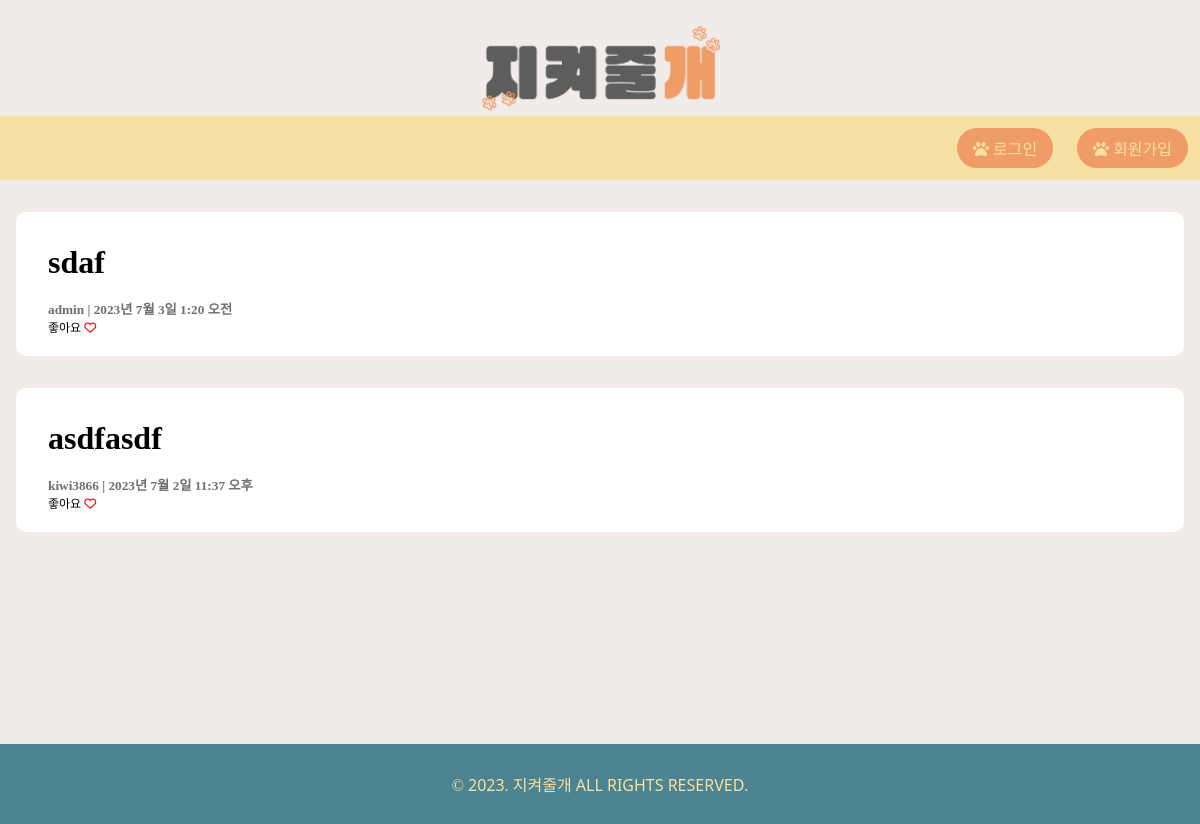
The page / on the database its author committed.
### myapp/models.py (models this page shows, shortened)
class Post(models.Model):
    title = models.CharField(max_length=70)             # 제목 (최대 길이 70자)
    content = models.TextField(blank=True)  # 본문 내용
    datetime = models.DateTimeField(auto_now_add=True)  # 현재 시간 자동저장
    image = models.ImageField(upload_to="post/images/%Y/%m/%d/", blank=True)
    author = models.ForeignKey(User, on_delete=models.CASCADE, null=True)
    def get_absolute_url(self):
        return f"/posts/{self.pk}/"

### users/models.py (models this page shows)
class User(AbstractUser):
    phone = models.CharField(verbose_name='전화번호', max_length=11)
    objects = UserManager()

### myapp/views.py (the view)
# urls.py: path("", views.PostList.as_view(), name="list"),
class PostList(ListView):
    model = Post
    ordering = "-pk"
    template_name = "myapp/main.html"

### myapp/templates/myapp/main.html (shortened to what this page needs)
{% load static %}
<!DOCTYPE html>
<html lang="ko">
    <head>
        <link href="{% static 'css/main.css' %}" type="text/css" rel="stylesheet" />
    </head>
    <body>
        <div class="nonfooter">
            <header>
                <a href="{% url 'myapp:list' %}"
                    > <img src="{% static 'images/logo.png' %}"
                        alt="logo"
                /></a>
            </header>
            <nav>
                {% if user.is_authenticated == False %}
                <a href="{% url 'accounts:login' %}"
                    ><div><i class="fa-solid fa-paw"></i> 로그인</div></a
                >
                {% endif %}
                {% if user.is_authenticated == False %}
                <a href="{% url 'accounts:signup' %}"
                    ><div><i class="fa-solid fa-paw"></i> 회원가입</div></a
                >
                {% endif %}
            </nav>
            <div class="container">
                {% for p in post_list %}
                <div class="item">
                    <a href="{{ p.get_absolute_url }}"><h1>{{ p.title }}</h1></a>
                    <br />
                    <h5 class="item-info">{{ p.author }} | {{ p.datetime }}</h5>
                    <span class="likes">좋아요 <i class="fa-regular fa-heart"></i></span>
                </div>
                {% endfor %}
            </div>
        </div>
        <footer>
            <p class="footer">&copy; 2023. 지켜줄개 ALL RIGHTS RESERVED.</p>
        </footer>
    </body>
</html>

### static/css/main.css (style rules this page uses)
* { padding: 0; margin: 0; border: none; }
body { background-color: #f1ebe9; }
header { margin-top: 3vh; text-align: center; }
header img { width: 30vh; }
nav { height: 8vh; text-align: center; background-color: #f7e0a3; display: flex; flex-direction: row; justify-content: flex-end; align-items: center; }
nav a { text-decoration: none; }
nav div { height: fit-content; padding: 1vh 2vh; color: #f7e0a3; margin: 0 1.5vh; text-align: center; background-color: #f09c67; border-radius: 20px; }
.item a { text-decoration: none; color: black; }
.item { background-color: #ffffff; height: 10vh; margin: 2em 1em; padding: 2em 2em; border-radius: 10px; }
.item-info { color: #6e6e6e; }
.likes { font-size: 12px; }
.fa-heart { color: red; }
.nonfooter { min-height: calc(100vh - 10vh); }
footer { background-color: #4c8492; bottom: 0; height: 10vh; text-align: center; display: flex; justify-content: center; line-height: 10vh; }
.footer { margin: 0 auto; color: #f7e0a3; font-family: Noto Sans Symbols; }

### rows shown on the page
Post: title "sdaf", author "admin", datetime "2023년 7월 3일 1:20 오전"
Post: title "asdfasdf", author "kiwi3866", datetime "2023년 7월 2일 11:37 오후"
